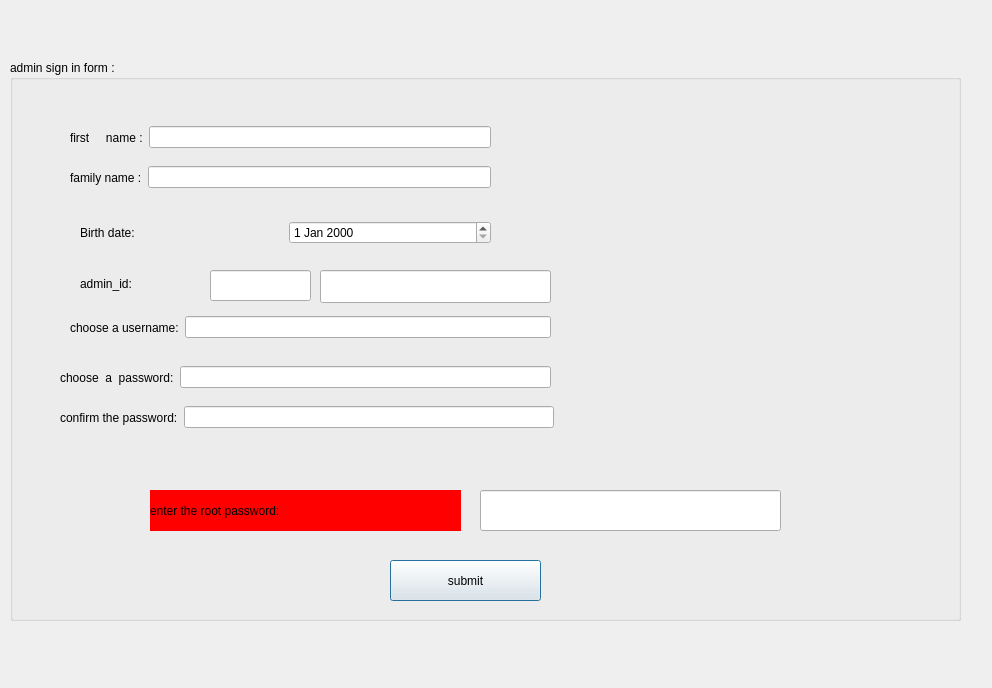
<?xml version="1.0" encoding="UTF-8"?>
<ui version="4.0">
 <class>admin_signin</class>
 <widget class="QDialog" name="admin_signin">
  <property name="geometry">
   <rect>
    <x>0</x>
    <y>0</y>
    <width>992</width>
    <height>688</height>
   </rect>
  </property>
  <property name="windowTitle">
   <string>Dialog</string>
  </property>
  <widget class="QGroupBox" name="groupBox">
   <property name="geometry">
    <rect>
     <x>10</x>
     <y>60</y>
     <width>951</width>
     <height>561</height>
    </rect>
   </property>
   <property name="styleSheet">
    <string notr="true">font: 700 14pt &quot;Arial Rounded MT&quot;;
</string>
   </property>
   <property name="title">
    <string>admin sign in form :</string>
   </property>
   <widget class="QLabel" name="label_4">
    <property name="geometry">
     <rect>
      <x>70</x>
      <y>210</y>
      <width>123</width>
      <height>27</height>
     </rect>
    </property>
    <property name="text">
     <string>admin_id:</string>
    </property>
   </widget>
   <widget class="QLineEdit" name="fix_part">
    <property name="geometry">
     <rect>
      <x>200</x>
      <y>210</y>
      <width>101</width>
      <height>31</height>
     </rect>
    </property>
   </widget>
   <widget class="QWidget" name="layoutWidget">
    <property name="geometry">
     <rect>
      <x>60</x>
      <y>60</y>
      <width>421</width>
      <height>35</height>
     </rect>
    </property>
    <layout class="QHBoxLayout" name="horizontalLayout">
     <item>
      <widget class="QLabel" name="label">
       <property name="text">
        <string>first     name :</string>
       </property>
      </widget>
     </item>
     <item>
      <widget class="QLineEdit" name="first_name"/>
     </item>
    </layout>
   </widget>
   <widget class="QWidget" name="layoutWidget_2">
    <property name="geometry">
     <rect>
      <x>60</x>
      <y>100</y>
      <width>421</width>
      <height>35</height>
     </rect>
    </property>
    <layout class="QHBoxLayout" name="horizontalLayout_2">
     <item>
      <widget class="QLabel" name="label_2">
       <property name="text">
        <string>family name :</string>
       </property>
      </widget>
     </item>
     <item>
      <widget class="QLineEdit" name="family_name"/>
     </item>
    </layout>
   </widget>
   <widget class="QWidget" name="layoutWidget_3">
    <property name="geometry">
     <rect>
      <x>70</x>
      <y>152</y>
      <width>411</width>
      <height>41</height>
     </rect>
    </property>
    <layout class="QHBoxLayout" name="horizontalLayout_3">
     <item>
      <widget class="QLabel" name="label_3">
       <property name="text">
        <string>Birth date:</string>
       </property>
      </widget>
     </item>
     <item>
      <widget class="QDateEdit" name="dateEdit"/>
     </item>
    </layout>
   </widget>
   <widget class="QWidget" name="layoutWidget_4">
    <property name="geometry">
     <rect>
      <x>60</x>
      <y>250</y>
      <width>481</width>
      <height>35</height>
     </rect>
    </property>
    <layout class="QHBoxLayout" name="horizontalLayout_5">
     <item>
      <widget class="QLabel" name="label_5">
       <property name="text">
        <string>choose a username:</string>
       </property>
      </widget>
     </item>
     <item>
      <widget class="QLineEdit" name="username"/>
     </item>
    </layout>
   </widget>
   <widget class="QWidget" name="layoutWidget_5">
    <property name="geometry">
     <rect>
      <x>50</x>
      <y>300</y>
      <width>491</width>
      <height>35</height>
     </rect>
    </property>
    <layout class="QHBoxLayout" name="horizontalLayout_6">
     <item>
      <widget class="QLabel" name="label_6">
       <property name="text">
        <string>choose  a  password:</string>
       </property>
      </widget>
     </item>
     <item>
      <widget class="QLineEdit" name="choose_passwd">
       <property name="echoMode">
        <enum>QLineEdit::EchoMode::Password</enum>
       </property>
      </widget>
     </item>
    </layout>
   </widget>
   <widget class="QWidget" name="layoutWidget_6">
    <property name="geometry">
     <rect>
      <x>50</x>
      <y>340</y>
      <width>494</width>
      <height>35</height>
     </rect>
    </property>
    <layout class="QHBoxLayout" name="horizontalLayout_7">
     <item>
      <widget class="QLabel" name="label_7">
       <property name="text">
        <string>confirm the password:</string>
       </property>
      </widget>
     </item>
     <item>
      <widget class="QLineEdit" name="conf_passwd">
       <property name="echoMode">
        <enum>QLineEdit::EchoMode::Password</enum>
       </property>
      </widget>
     </item>
    </layout>
   </widget>
   <widget class="QLineEdit" name="id">
    <property name="geometry">
     <rect>
      <x>310</x>
      <y>210</y>
      <width>231</width>
      <height>33</height>
     </rect>
    </property>
   </widget>
   <widget class="QLabel" name="label_8">
    <property name="geometry">
     <rect>
      <x>140</x>
      <y>430</y>
      <width>311</width>
      <height>41</height>
     </rect>
    </property>
    <property name="styleSheet">
     <string notr="true">font: 900 14pt &quot;Segoe UI&quot;;
background-color: rgb(255, 0, 0);</string>
    </property>
    <property name="text">
     <string>enter the root password:</string>
    </property>
   </widget>
   <widget class="QLineEdit" name="root_passwd">
    <property name="geometry">
     <rect>
      <x>470</x>
      <y>430</y>
      <width>301</width>
      <height>41</height>
     </rect>
    </property>
    <property name="echoMode">
     <enum>QLineEdit::EchoMode::Password</enum>
    </property>
   </widget>
   <widget class="QPushButton" name="submit">
    <property name="geometry">
     <rect>
      <x>380</x>
      <y>500</y>
      <width>151</width>
      <height>41</height>
     </rect>
    </property>
    <property name="text">
     <string>submit</string>
    </property>
   </widget>
  </widget>
 </widget>
 <resources/>
 <connections/>
</ui>
